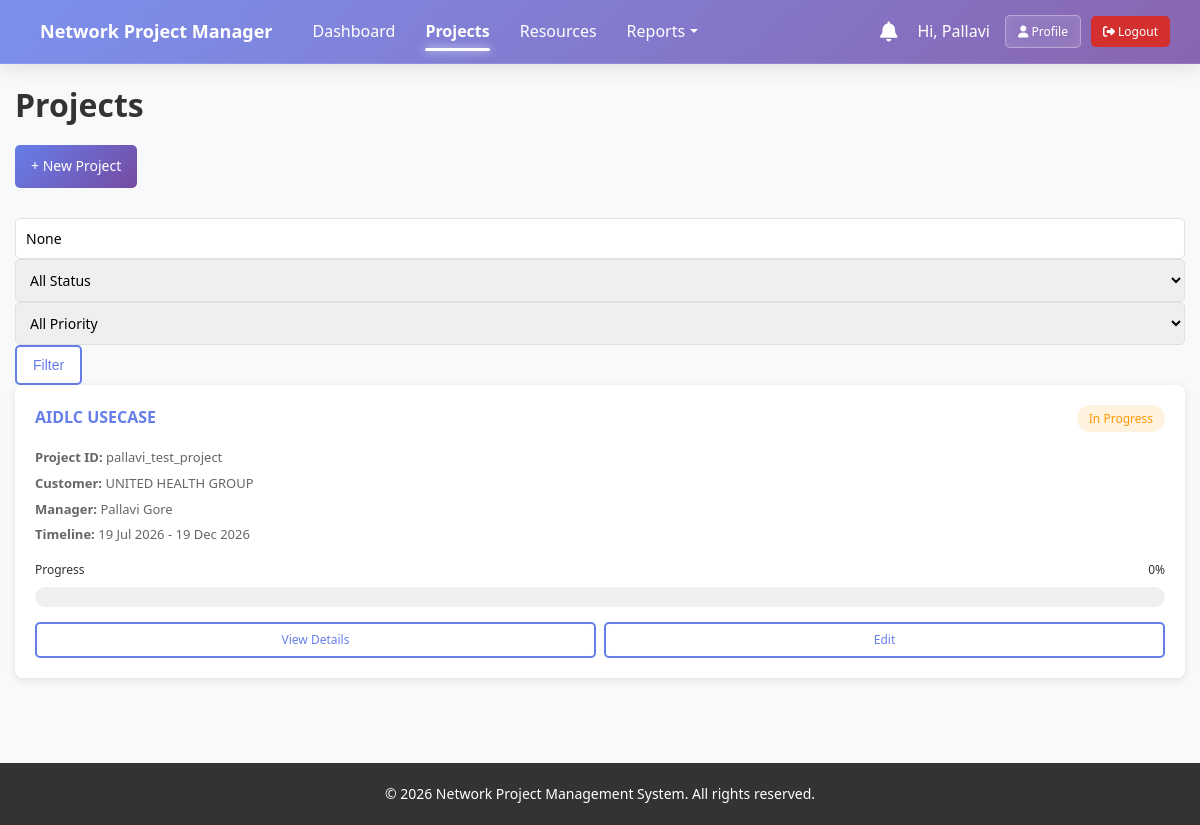
Screenshot of /projects/ (signed in) with the database file from the repository.
### app/models.py (models this page shows, shortened)
class Project(models.Model):
    project_id = models.CharField(max_length=50, unique=True)
    name = models.CharField(max_length=255)
    customer_name = models.CharField(max_length=255)
    project_manager = models.ForeignKey(User, on_delete=models.SET_NULL, null=True, related_name='managed_projects')
    start_date = models.DateField()
    end_date = models.DateField()
    status = models.CharField(max_length=20, choices=PROJECT_STATUS_CHOICES, default='not_started')
    priority = models.CharField(max_length=20, choices=PRIORITY_CHOICES, default='medium')
    description = models.TextField(blank=True, null=True)
    budget = models.DecimalField(max_digits=15, decimal_places=2, default=0)
    created_at = models.DateTimeField(auto_now_add=True)
    updated_at = models.DateTimeField(auto_now=True)
    is_archived = models.BooleanField(default=False)
    class Meta:
        ordering = ['-created_at']
        verbose_name = "Project"
        verbose_name_plural = "Projects"
    @property
    def progress_percentage(self):
        milestones = self.milestones.all()
        if not milestones.exists():
            return 0
        avg_completion = sum([m.completion_percentage for m in milestones]) / len(milestones)
        return round(avg_completion)

class Milestone(models.Model):
    project = models.ForeignKey(Project, on_delete=models.CASCADE, related_name='milestones')
    name = models.CharField(max_length=255)
    description = models.TextField(blank=True, null=True)
    baseline_delivery_date = models.DateField()
    actual_delivery_date = models.DateField(blank=True, null=True)
    status = models.CharField(max_length=20, choices=MILESTONE_STATUS_CHOICES, default='pending')
    completion_percentage = models.IntegerField(default=0, help_text="0-100")
    order = models.IntegerField(default=0)
    created_at = models.DateTimeField(auto_now_add=True)
    updated_at = models.DateTimeField(auto_now=True)
    class Meta:
        ordering = ['order', 'baseline_delivery_date']
        verbose_name = "Milestone"
        verbose_name_plural = "Milestones"

### app/views.py (the view)
# urls.py: path('projects/', views.project_list, name='project_list'),
@login_required
@user_passes_test(is_project_manager)
def project_list(request):
    if request.user.profile.role == 'admin':
        projects_queryset = Project.objects.all()
    elif request.user.profile.role == 'project_manager':
        projects_queryset = Project.objects.filter(project_manager=request.user)
    else:
        projects_queryset = Project.objects.filter(
            access_permissions__user=request.user
        ).distinct()
    total_projects_count = projects_queryset.count()
    active_projects_count = projects_queryset.exclude(status__in=['completed', 'archived']).count()
    completed_projects_count = projects_queryset.filter(status='completed').count()
    critical_projects_count = projects_queryset.filter(priority='critical').count()
    all_projects_list = list(projects_queryset)
    average_progress = 0
    if all_projects_list:
        average_progress = round(sum(p.progress_percentage for p in all_projects_list) / len(all_projects_list))
    status = request.GET.get('status')
    priority = request.GET.get('priority')
    search = request.GET.get('search')
    filtered_projects = projects_queryset
    if status:
        filtered_projects = filtered_projects.filter(status=status)
    if priority:
        filtered_projects = filtered_projects.filter(priority=priority)
    if search:
        filtered_projects = filtered_projects.filter(Q(name__icontains=search) | Q(project_id__icontains=search))
    board_projects = list(filtered_projects)
    paginator = Paginator(filtered_projects, 9) # 9 fits perfectly in a 3-column grid
    page = request.GET.get('page')
    paginated_projects = paginator.get_page(page)
    context = {
        'projects': paginated_projects,
        'board_projects': board_projects,
        'status_choices': PROJECT_STATUS_CHOICES,
        'priority_choices': PRIORITY_CHOICES,
        'search': search,
        'status': status,
        'priority': priority,
        'metrics': {
            'total': total_projects_count,
            'active': active_projects_count,
            'completed': completed_projects_count,
            'critical': critical_projects_count,
            'average_progress': average_progress,
        }
    }
    return render(request, 'projects/project_list.html', context)

### app/views.py (called while the page is built)
def is_project_manager(user):
    return user.profile.role in ['project_manager', 'admin']

### app/templates/projects/project_list.html (shortened to what this page needs)
{% extends "base.html" %}
{% block content %}
<div class="projects-page">
    <div class="page-header">
        <h1>Projects</h1>
        {% if user.profile.role in "admin,project_manager" %}
        <a href="{% url 'project_create' %}" class="btn btn-primary">+ New Project</a>
        {% endif %}
    </div>
    <div class="filter-section">
        <form method="get" class="filter-form">
            <input type="text" name="search" placeholder="Search projects..." value="{{ search }}" class="form-control">
            <select name="status" class="form-control">
                <option value="">All Status</option>
            </select>
            <select name="priority" class="form-control">
                <option value="">All Priority</option>
            </select>
            <button type="submit" class="btn btn-secondary">Filter</button>
        </form>
    </div>
    <div class="projects-grid">
        {% for project in projects %}
        <div class="project-card">
            <div class="project-header">
                <h3><a href="{% url 'project_detail' project.id %}">{{ project.name }}</a></h3>
                <span class="badge badge-{{ project.status }}">{{ project.get_status_display }}</span>
            </div>
            <div class="project-info">
                <p><strong>Project ID:</strong> {{ project.project_id }}</p>
                <p><strong>Customer:</strong> {{ project.customer_name }}</p>
                <p><strong>Manager:</strong> {{ project.project_manager.get_full_name|default:project.project_manager.username }}</p>
                <p><strong>Timeline:</strong> {{ project.start_date|date:"d M Y" }} - {{ project.end_date|date:"d M Y" }}</p>
            </div>
            <div class="project-progress">
                <div class="progress-header">
                    <span>Progress</span>
                    <span>{{ project.progress_percentage }}%</span>
                </div>
                <div class="progress-bar">
                </div>
            </div>
            <div class="project-actions">
                <a href="{% url 'project_detail' project.id %}" class="btn btn-sm btn-secondary">View Details</a>
                {% if user.profile.role in "admin,project_manager" and project.project_manager == user %}
                <a href="{% url 'project_edit' project.id %}" class="btn btn-sm btn-secondary">Edit</a>
                {% endif %}
            </div>
        </div>
        {% empty %}
        <p class="no-data">No projects found.</p>
        {% endfor %}
    </div>
</div>
{% endblock %}

### app/templates/base.html (shortened to what this page needs)
<!DOCTYPE html>
<html lang="en">
<head>
    <link rel="stylesheet" href="/static/css/style.css">
    <link rel="stylesheet" href="https://cdnjs.cloudflare.com/ajax/libs/font-awesome/6.4.0/css/all.min.css">
</head>
<body>
    {% if user.is_authenticated %}
    <nav class="navbar">
        <div class="navbar-container">
            <div class="navbar-brand">
                <a href="{% url 'dashboard' %}" class="brand-logo">
                     Network Project Manager
                </a>
            </div>
            <ul class="navbar-menu" id="navbar-menu">
                <li><a href="{% url 'dashboard' %}" class="nav-link {% if request.resolver_match.url_name == 'dashboard' %}active{% endif %}">Dashboard</a></li>
                {% if user.profile.role in "admin,project_manager" %}
                <li><a href="{% url 'project_list' %}" class="nav-link {% if request.resolver_match.url_name in 'project_list,project_create,project_detail,project_edit,project_archive,milestone_create,milestone_detail,milestone_edit,milestone_delete,subtask_create,subtask_detail,subtask_edit,subtask_delete' %}active{% endif %}">Projects</a></li>
                <li><a href="{% url 'resource_list' %}" class="nav-link {% if request.resolver_match.url_name in 'resource_list,resource_detail' %}active{% endif %}">Resources</a></li>
                <li class="dropdown">
                    <a href="#" class="nav-link dropdown-toggle {% if request.resolver_match.url_name in 'project_status_report,milestone_report,delayed_tasks_report,resource_utilization_report' %}active{% endif %}">Reports</a>
                </li>
                {% endif %}
            </ul>
            <div class="navbar-right" id="navbar-right">
                <div class="notifications-container">
                    <a href="{% url 'notifications' %}" class="notification-bell">
                        <i class="fas fa-bell"></i>
                    </a>
                </div>
                <div class="user-actions">
                    <span class="greeting" style="color: white; margin-right: 15px; font-weight: 500;">Hi, {{ user.first_name|default:user.username }}</span>
                    <a href="{% url 'profile' %}" class="btn btn-glass btn-sm" style="margin-right: 10px;"><i class="fas fa-user"></i> Profile</a>
                    <a href="{% url 'logout' %}" class="btn btn-danger btn-sm"><i class="fas fa-sign-out-alt"></i> Logout</a>
                </div>
            </div>
        </div>
    </nav>
    {% endif %}
    <div class="container">
        {% block content %}{% endblock %}
    </div>
    <footer class="footer">
        <p>&copy; 2026 Network Project Management System. All rights reserved.</p>
    </footer>
</body>
</html>

### rows the page displays
Project: name "AIDLC USECASE", status "In Progress", project_id "pallavi_test_project", customer_name "UNITED HEALTH GROUP", project_manager.get_full_name "Pallavi Gore", start_date "19 Jul 2026", end_date "19 Dec 2026", progress_percentage "0", shows "Edit"

### other values shown
{{ user.first_name|default:user.username }} "Pallavi"
